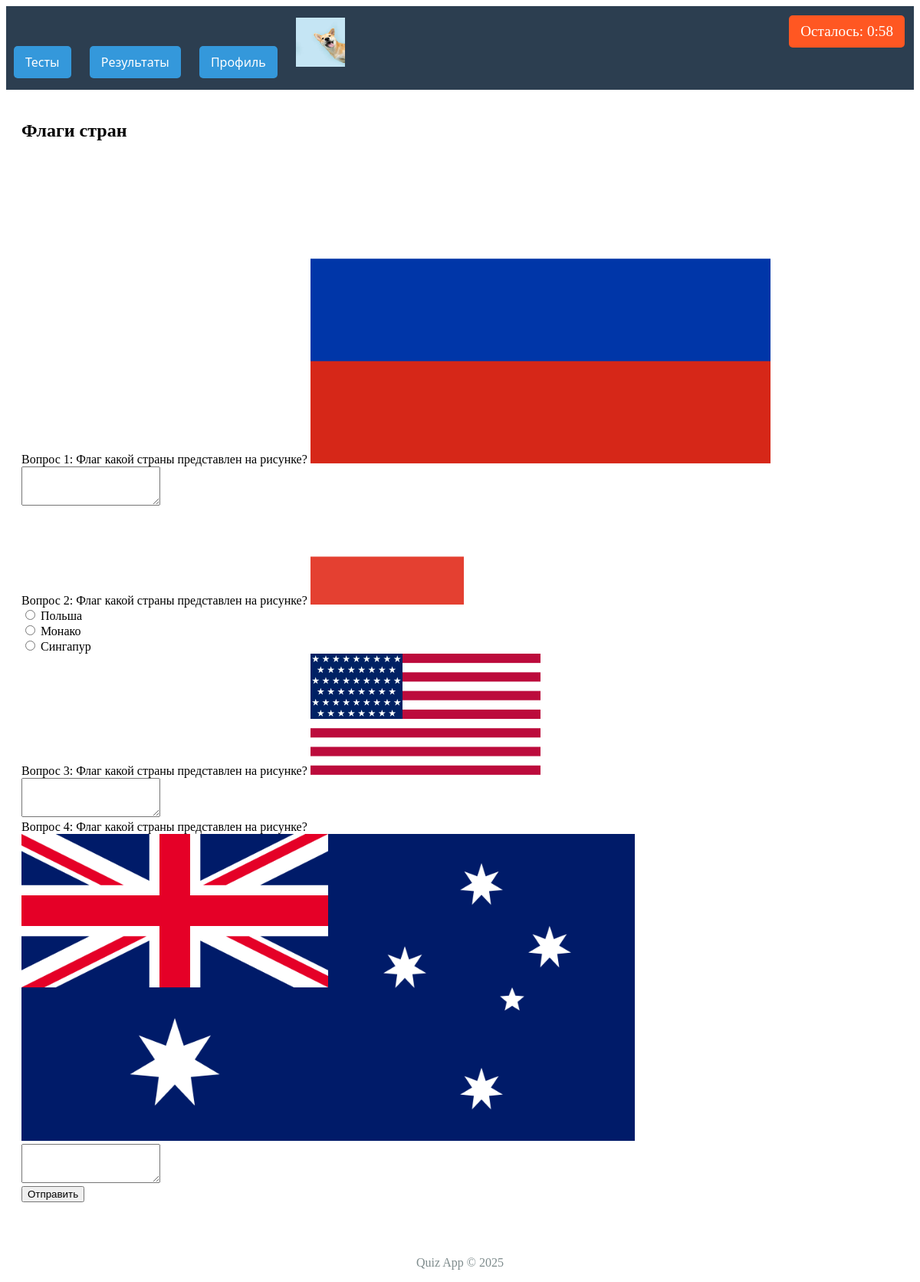
Page /quizzes/1/start/ (signed in) on the committed database.
### users/models.py (models this page shows)
class User(AbstractUser):
    is_student = models.BooleanField(default=False)
    is_teacher = models.BooleanField(default=False)
    avatar = models.ImageField(upload_to='avatars/', blank=True)

### quizzes/models.py (models this page shows, shortened)
class Quiz(models.Model):
    title = models.CharField(max_length=200)
    time_limit = models.PositiveIntegerField(
        default=10,  # 10 минут по умолчанию
        help_text="Лимит времени в минутах"
    )
    creator = models.ForeignKey(
        settings.AUTH_USER_MODEL,
        on_delete=models.CASCADE,
        related_name='created_quizzes',
        blank=False,
    )
    created_at = models.DateTimeField(auto_now_add=True)
    is_published = models.BooleanField(default=False)

class Question(models.Model):
    quiz = models.ForeignKey(Quiz, on_delete=models.CASCADE)
    text = models.TextField(default='')
    image = models.ImageField(
        upload_to='questions/images/',
        blank=True,
        null=True,
        verbose_name="Изображение"
    )
    question_type = models.CharField(choices=[("MC", "Multiple Choice"), ("TXT", "Text Answer")], max_length=3)

class Answer(models.Model):
    question = models.ForeignKey(Question, on_delete=models.CASCADE)
    text = models.CharField(max_length=200)
    is_correct = models.BooleanField(default=False)

### quizzes/views.py (the view, shortened to what this page needs)
# urls.py: path('<int:quiz_id>/start/', views.quiz_start, name='quiz_start'),
@login_required
def quiz_start(request, quiz_id):
    quiz = get_object_or_404(Quiz, id=quiz_id)
    if 'quiz_start_time' not in request.session:
        request.session['quiz_start_time'] = timezone.now().timestamp()
        request.session.modified = True
    return render(request, 'quizzes/quiz_start.html', {'quiz': quiz})

### quiz_project/templates/quizzes/quiz_start.html (shortened to what this page needs)
{% extends 'base.html' %}
{% block content %}
<div class="container mt-4">
    <h2>{{ quiz.title }}</h2>
    <form method="post" id="quiz-form">
        {% for question in quiz.question_set.all %}
            <div class="card mb-3">
                <div class="card-header">
                    Вопрос {{ forloop.counter }}: {{ question.text }}
                    {% if question.image %}
                        <img src="{{ question.image.url }}" style="max-height: 400px;">
                    {% endif %}
                </div>
                <div class="card-body">
                    {% if question.question_type == "MC" %}
                        {% for answer in question.answer_set.all %}
                            <div class="form-check">
                                <input class="form-check-input" type="radio"
                                       name="question_{{ question.id }}"
                                       id="answer_{{ answer.id }}"
                                       value="{{ answer.id }}">
                                <label class="form-check-label" for="answer_{{ answer.id }}">
                                    {{ answer.text }}
                                </label>
                            </div>
                        {% endfor %}
                    {% else %}
                        <textarea name="question_{{ question.id }}"
                                  class="form-control"
                                  rows="3"></textarea>
                    {% endif %}
                </div>
            </div>
        {% endfor %}
        <button type="submit" class="btn btn-primary">Отправить</button>
    </form>
</div>
{% endblock %}

### quiz_project/templates/base.html (shortened to what this page needs)
<!DOCTYPE html>
<html lang="ru">
<head>
</head>
<head>
</head>
<body>
    <header>
        <nav>
            <div>
                <a><span>Тесты</span></a>
            </div>
            <div>
                <a><span>Результаты</span></a>
            </div>
            <div>
                <a><span>Профиль</span></a>
            </div>
            <div>
                {% if user.avatar %}
                            <img src="{{ user.avatar.url }}"
                            alt="Аватар"
                            width="64"
                            height="64"
                            class="rounded-circle me-2">
                        {% endif %}
            </div>
        </nav>
    </header>
    <div class="content">
        {% block content %}{% endblock %}
    </div>
    <footer style="text-align: center; margin-top: 50px; color: #7f8c8d;">
        <p>Quiz App © {% now "Y" %}</p>
    </footer>
</body>
</html>

### quiz_project/templates/base.html (style rules this page uses)
nav { background: #2c3e50; padding: 15px 0; font-family: 'Segoe UI', Tahoma, Geneva, Verdana, sans-serif; }
nav > div { display: inline-block; position: relative; margin: 0 10px; }
nav a { color: white; text-decoration: none; padding: 10px 15px; display: block; }
nav > div > a { background: #3498db; border-radius: 5px; transition: all 0.3s; }
.content { padding: 20px; }

### rows in the picture
User: avatar (picture)
Quiz: title "Флаги стран"
Question: text "Флаг какой страны представлен на рисунке?", image (picture)
Question: text "Флаг какой страны представлен на рисунке?", image (picture)
Answer: text "Польша"
Answer: text "Монако"
Answer: text "Сингапур"
Question: text "Флаг какой страны представлен на рисунке?", image (picture)
Question: text "Флаг какой страны представлен на рисунке?", image (picture)
